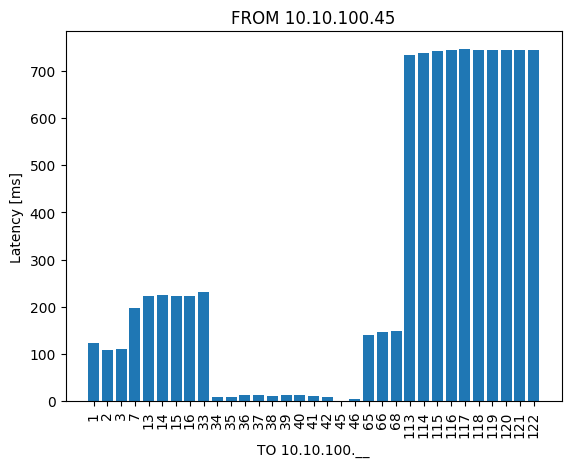

The script that saved this image:
import matplotlib.pyplot as plt 
import numpy as np 
import pandas as pd 

plt.title('FROM 10.10.100.45')
df = pd.read_csv('check_bandwidth.csv')
df[['l0','l1','l2','l3']] = df['IP'].str.split('.', expand=True) 
plt.bar(df['l3'],df['LATENCY'])
plt.ylabel('Latency [ms]')
plt.xlabel('TO 10.10.100.__')
plt.xticks(rotation=90)
plt.savefig('plot_bandwidth.png',bbox_inches='tight')

# EXP
